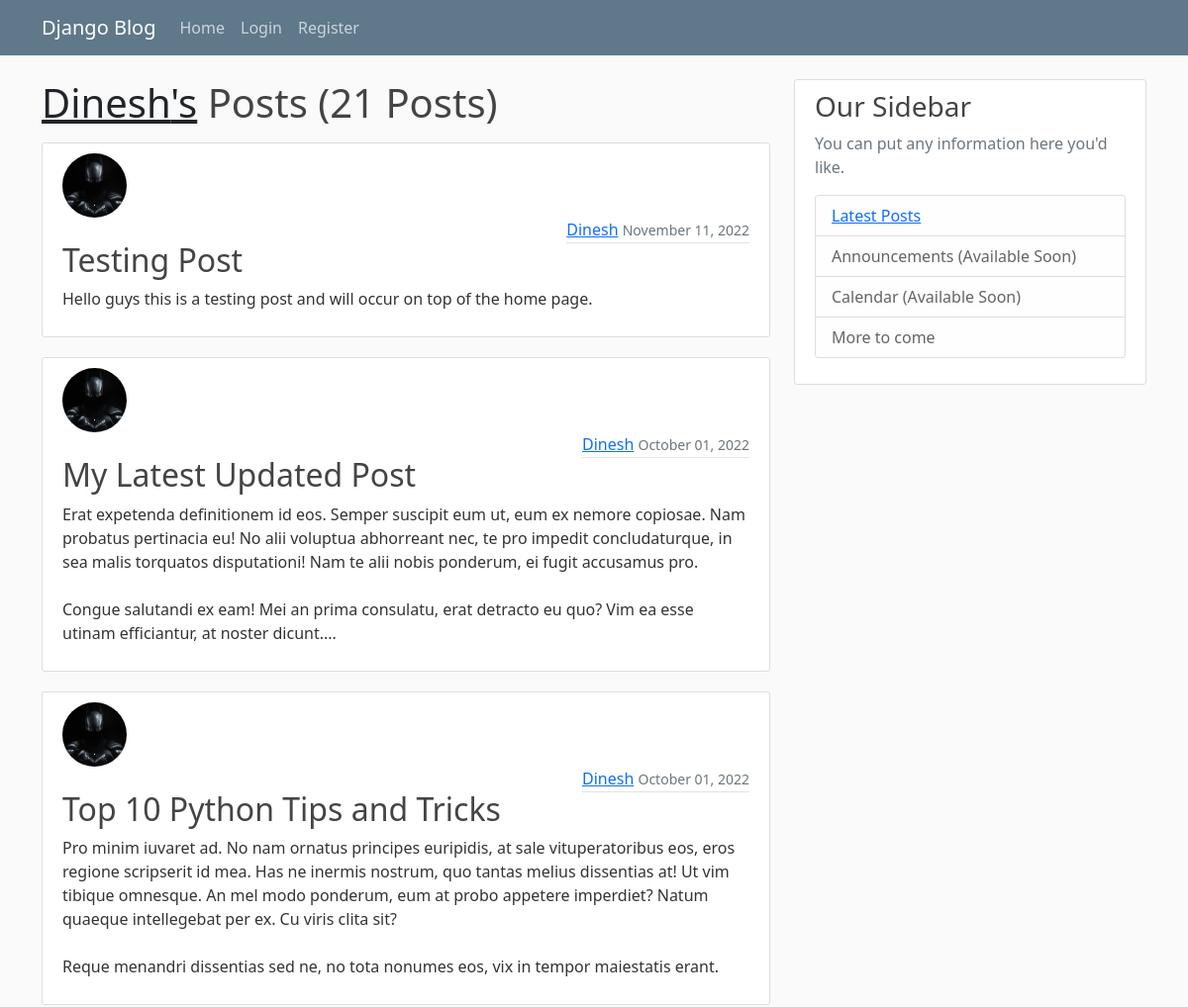
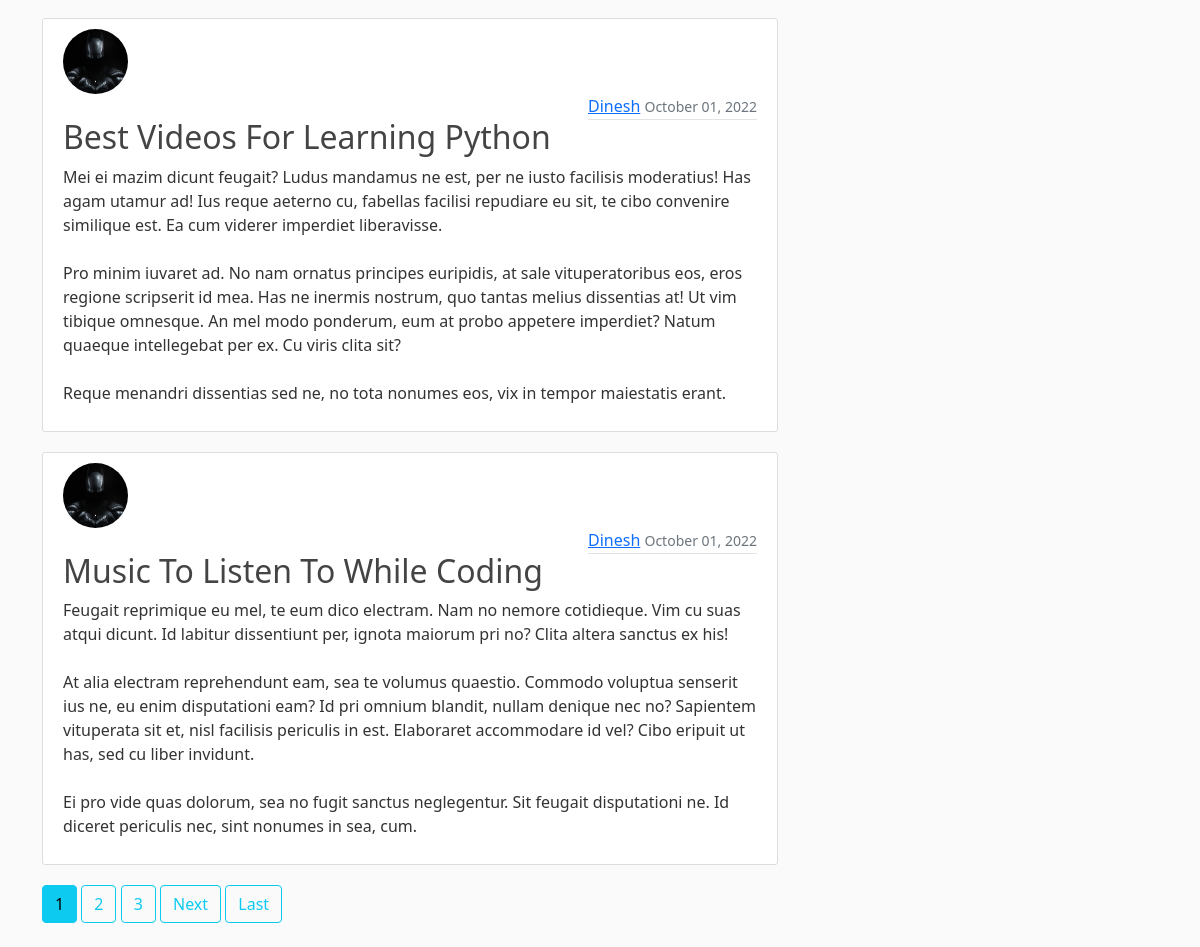
Page /user/Dinesh on the committed database (2 pictures, top to bottom).
### blog/models.py (models this page shows, shortened)
class Post(models.Model):
    title = models.CharField(max_length=100)
    content = models.TextField()
    date_posted = models.DateTimeField(default=timezone.now)
    author = models.ForeignKey(User, on_delete=models.CASCADE)

### users/models.py (models this page shows, shortened)
class Profile(models.Model):
    user = models.OneToOneField(User, on_delete=models.CASCADE)
    image = models.ImageField(default='default.jpg', upload_to='profile_pics')

### blog/views.py (the view)
# urls.py: path('user/<str:username>', views.UserPostListView.as_view(), name='user-posts'),
class UserPostListView(ListView):
    model = Post
    template_name = 'blog/user_posts.html'  # <app>/<model>_<viewtype>.html
    context_object_name = 'posts'
    paginate_by = 5
    def get_queryset(self):
        user = get_object_or_404(User, username=self.kwargs.get('username'))
        return Post.objects.filter(author=user).order_by('-date_posted')

### blog/templates/blog/user_posts.html (shortened to what this page needs)
{% extends "Blog/base.html" %}
    {%block content%}
<h1 class="mb-3"> <span class="text-dark" style="text-decoration:underline">{{ view.kwargs.username }}'s</span> Posts  ({{ page_obj.paginator.count }} Posts)</h1>
    {%for post in posts %}
        <article class="media content-section">
            <img  class="rounded-circle article-img" src="{{ post.author.profile.image.url }}">
            <br>
            <div class="media-body">
              <div class="article-metadata" style="float:right;">
                <a class="mr-2" href="{% url 'user-posts' post.author.username  %}">{{ post.author }}</a>
                <small class="text-muted">{{ post.date_posted|date:"F d, Y" }}</small>
              </div>
                <br>
              <h2><a class="article-title" style="text-decoration:none;" href="{% url 'post-detail' post.id %}">{{ post.title }}</a></h2>
              <p class="article-content">{{ post.content }}</p>
            </div>
          </article>
    {%endfor%}
    {% if is_paginated %}
        {% for num in page_obj.paginator.page_range %}
            {% if page_obj.number == num %}
                 <a class="btn btn-info mb-4" href="?page={{ num }}">{{ num }}</a>
            {% elif num > page_obj.number|add:'-3' and num < page_obj.number|add:'3' %}
                 <a class="btn btn-outline-info mb-4" href="?page={{ num }}">{{ num }}</a>
            {%endif%}
        {%endfor%}
        {% if page_obj.has_next %}
            <a class="btn btn-outline-info mb-4" href="?page={{ page_obj.next_page_number }}">Next</a>
            <a class="btn btn-outline-info mb-4" href="?page={{ page_obj.paginator.num_pages }}">Last</a>
        {% endif %}
    {%endif%}
{%endblock content%}

### blog/static/blog/main.css (style rules this page uses)
body { background: #fafafa; color: #333333; margin-top: 5rem; }
h1, h2, h3, h4, h5, h6 { color: #444444; }
.content-section { background: #ffffff; padding: 10px 20px; border: 1px solid #dddddd; border-radius: 3px; margin-bottom: 20px; }
.article-title { color: #444444; }
.article-content { white-space: pre-line; }
.article-img { height: 65px; width: 65px; margin-right: 16px; }
.article-metadata { padding-bottom: 1px; margin-bottom: 4px; border-bottom: 1px solid #e3e3e3 }

### rows in the picture
Post: author.profile.image (picture), author "Dinesh", date_posted "November 11, 2022", title "Testing Post", content "Hello guys this is a testing post and will occur on top of the home page."
Post: author.profile.image (picture), author "Dinesh", date_posted "October 01, 2022", title "My Latest Updated Post", content "Erat expetenda definitionem id eos. Semper suscipit eum ut, eum ex nemore copiosae. Nam probatus pertinacia eu! No alii voluptua abhorreant nec, te pro impedit concludaturque, in sea malis torquatos disputationi! Nam te alii nobis ponderum, ei fugit accusamus pro. Congue salutandi ex eam! Mei an prima consulatu, erat detracto eu quo? Vim ea esse utinam efficiantur, at noster dicunt...."
Post: author.profile.image (picture), author "Dinesh", date_posted "October 01, 2022", title "Top 10 Python Tips and Tricks", content "Pro minim iuvaret ad. No nam ornatus principes euripidis, at sale vituperatoribus eos, eros regione scripserit id mea. Has ne inermis nostrum, quo tantas melius dissentias at! Ut vim tibique omnesque. An mel modo ponderum, eum at probo appetere imperdiet? Natum quaeque intellegebat per ex. Cu viris clita sit? Reque menandri dissentias sed ne, no tota nonumes eos, vix in tempor maiestatis erant."
Post: author.profile.image (picture), author "Dinesh", date_posted "October 01, 2022", title "Best Videos For Learning Python", content "Mei ei mazim dicunt feugait? Ludus mandamus ne est, per ne iusto facilisis moderatius! Has agam utamur ad! Ius reque aeterno cu, fabellas facilisi repudiare eu sit, te cibo convenire similique est. Ea cum viderer imperdiet liberavisse. Pro minim iuvaret ad. No nam ornatus principes euripidis, at sale vituperatoribus eos, eros regione scripserit id mea. Has ne inermis nostrum, quo tantas melius dissentias at! Ut vim tibique omnesque. An mel modo ponderum, eum at probo appetere imperdiet? Natum quaeque intellegebat per ex. Cu viris clita sit? Reque menandri dissentias sed ne, no tota nonumes eos, vix in tempor maiestatis erant."
Post: author.profile.image (picture), author "Dinesh", date_posted "October 01, 2022", title "Music To Listen To While Coding", content "Feugait reprimique eu mel, te eum dico electram. Nam no nemore cotidieque. Vim cu suas atqui dicunt. Id labitur dissentiunt per, ignota maiorum pri no? Clita altera sanctus ex his! At alia electram reprehendunt eam, sea te volumus quaestio. Commodo voluptua senserit ius ne, eu enim disputationi eam? Id pri omnium blandit, nullam denique nec no? Sapientem vituperata sit et, nisl facilisis periculis in est. Elaboraret accommodare id vel? Cibo eripuit ut has, sed cu liber invidunt. Ei pro vide quas dolorum, sea no fugit sanctus neglegentur. Sit feugait disputationi ne. Id diceret periculis nec, sint nonumes in sea, cum."

### other values in the picture
{{ view.kwargs.username }} "Dinesh"
{{ page_obj.paginator.count }} "21"
{{ num }} "1"
{{ num }} "2" "3"
